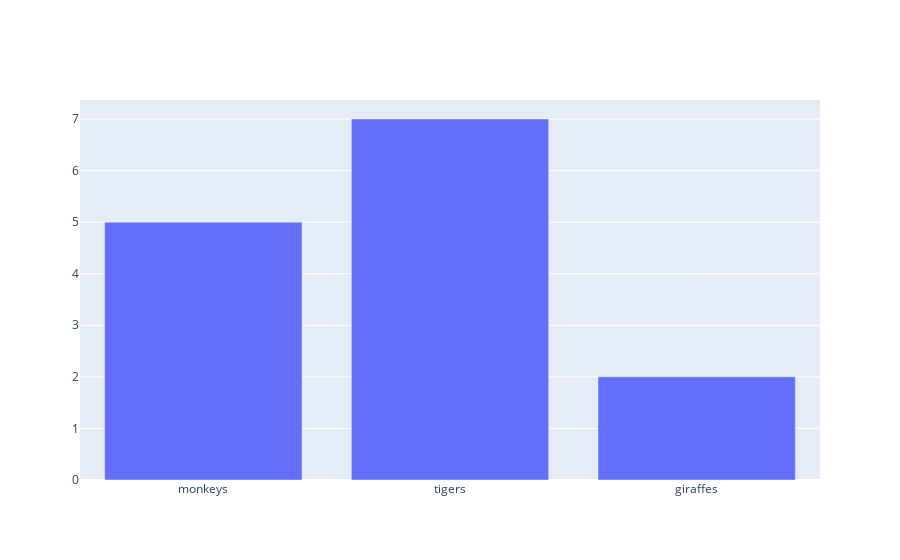

The code cell stored with this chart in its notebook:
### Markdown cell above
## Bar Charts

### Code cell
# Simple bar chart
x_values=['monkeys', 'tigers', 'giraffes']
y_values=[5, 7, 2]
data =[go.Bar(x=x_values, y=y_values)]
fig = go.Figure(data )
fig

### Figure 1 — Plotly figure (JSON) as saved in the notebook; plotly's stock layout.template omitted (floating-point values rounded to 4 significant figures)
{"data": [{"type": "bar", "x": ["monkeys", "tigers", "giraffes"], "y": [5, 7, 2]}], "layout": {}}
